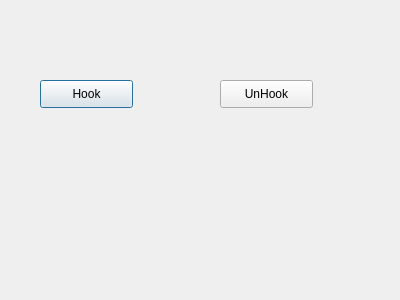
<?xml version="1.0" encoding="UTF-8"?>
<ui version="4.0">
 <class>HookDialog</class>
 <widget class="QDialog" name="HookDialog">
  <property name="geometry">
   <rect>
    <x>0</x>
    <y>0</y>
    <width>400</width>
    <height>300</height>
   </rect>
  </property>
  <property name="windowTitle">
   <string>HookDialog</string>
  </property>
  <widget class="QPushButton" name="btnHook">
   <property name="geometry">
    <rect>
     <x>40</x>
     <y>80</y>
     <width>93</width>
     <height>28</height>
    </rect>
   </property>
   <property name="text">
    <string>Hook</string>
   </property>
  </widget>
  <widget class="QPushButton" name="btnUnHook">
   <property name="geometry">
    <rect>
     <x>220</x>
     <y>80</y>
     <width>93</width>
     <height>28</height>
    </rect>
   </property>
   <property name="text">
    <string>UnHook</string>
   </property>
  </widget>
 </widget>
 <layoutdefault spacing="6" margin="11"/>
 <resources/>
 <connections/>
</ui>
